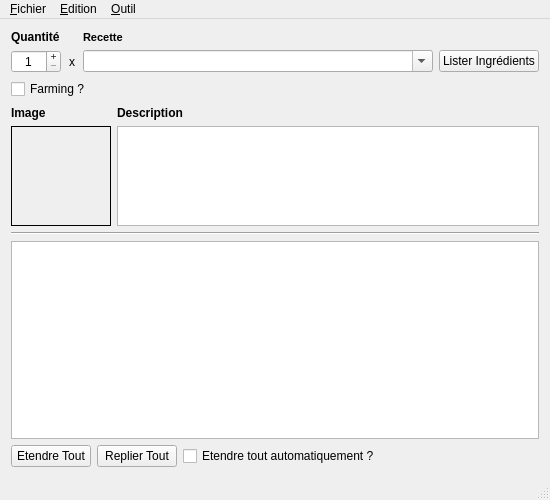
<?xml version="1.0" encoding="UTF-8"?>
<ui version="4.0">
 <class>MainWindow</class>
 <widget class="QMainWindow" name="MainWindow">
  <property name="windowModality">
   <enum>Qt::NonModal</enum>
  </property>
  <property name="geometry">
   <rect>
    <x>0</x>
    <y>0</y>
    <width>550</width>
    <height>500</height>
   </rect>
  </property>
  <property name="minimumSize">
   <size>
    <width>550</width>
    <height>500</height>
   </size>
  </property>
  <property name="windowTitle">
   <string>NMS Crafting</string>
  </property>
  <widget class="QWidget" name="centralWidget">
   <layout class="QGridLayout" name="gridLayout_2">
    <item row="0" column="0">
     <layout class="QVBoxLayout" name="verticalLayout">
      <item>
       <layout class="QGridLayout" name="gridLayout">
        <property name="bottomMargin">
         <number>0</number>
        </property>
        <item row="0" column="0">
         <widget class="QLabel" name="lQuantite">
          <property name="font">
           <font>
            <weight>75</weight>
            <italic>false</italic>
            <bold>true</bold>
           </font>
          </property>
          <property name="text">
           <string>Quantité</string>
          </property>
          <property name="buddy">
           <cstring>sbQuantite</cstring>
          </property>
         </widget>
        </item>
        <item row="1" column="1">
         <widget class="QLabel" name="lX">
          <property name="sizePolicy">
           <sizepolicy hsizetype="Minimum" vsizetype="Preferred">
            <horstretch>0</horstretch>
            <verstretch>0</verstretch>
           </sizepolicy>
          </property>
          <property name="maximumSize">
           <size>
            <width>10</width>
            <height>16777215</height>
           </size>
          </property>
          <property name="text">
           <string>x</string>
          </property>
          <property name="alignment">
           <set>Qt::AlignCenter</set>
          </property>
         </widget>
        </item>
        <item row="1" column="3">
         <widget class="QPushButton" name="pbRecherche">
          <property name="maximumSize">
           <size>
            <width>100</width>
            <height>16777215</height>
           </size>
          </property>
          <property name="text">
           <string>Lister Ingrédients</string>
          </property>
          <property name="flat">
           <bool>false</bool>
          </property>
         </widget>
        </item>
        <item row="0" column="2">
         <widget class="QLabel" name="lRecette">
          <property name="font">
           <font>
            <pointsize>8</pointsize>
            <weight>75</weight>
            <bold>true</bold>
            <kerning>true</kerning>
           </font>
          </property>
          <property name="text">
           <string>Recette</string>
          </property>
          <property name="buddy">
           <cstring>qcbListeRecettes</cstring>
          </property>
         </widget>
        </item>
        <item row="1" column="0">
         <widget class="QSpinBox" name="sbQuantite">
          <property name="maximumSize">
           <size>
            <width>50</width>
            <height>16777215</height>
           </size>
          </property>
          <property name="font">
           <font>
            <stylestrategy>PreferDefault</stylestrategy>
           </font>
          </property>
          <property name="toolTip">
           <string>Quantité à produire</string>
          </property>
          <property name="statusTip">
           <string>Quantité à produire</string>
          </property>
          <property name="alignment">
           <set>Qt::AlignCenter</set>
          </property>
          <property name="buttonSymbols">
           <enum>QAbstractSpinBox::PlusMinus</enum>
          </property>
          <property name="minimum">
           <number>1</number>
          </property>
          <property name="maximum">
           <number>1000</number>
          </property>
         </widget>
        </item>
        <item row="1" column="2">
         <widget class="QComboBox" name="qcbListeRecettes">
          <property name="minimumSize">
           <size>
            <width>300</width>
            <height>0</height>
           </size>
          </property>
          <property name="editable">
           <bool>true</bool>
          </property>
          <property name="maxVisibleItems">
           <number>20</number>
          </property>
          <property name="insertPolicy">
           <enum>QComboBox::NoInsert</enum>
          </property>
         </widget>
        </item>
       </layout>
      </item>
      <item>
       <widget class="QCheckBox" name="cbFarming">
        <property name="toolTip">
         <string>Pour afficher le nombre de plant(s) et dome(s) nécessaire</string>
        </property>
        <property name="statusTip">
         <string>Active les données de farming</string>
        </property>
        <property name="text">
         <string>Farming ?</string>
        </property>
        <property name="icon">
         <iconset resource="icones.qrc">
          <normaloff>:/farming_24.png</normaloff>:/farming_24.png</iconset>
        </property>
       </widget>
      </item>
      <item>
       <layout class="QGridLayout" name="gridLayout_3">
        <property name="topMargin">
         <number>0</number>
        </property>
        <item row="1" column="1">
         <widget class="QTextEdit" name="teRecetteDescription">
          <property name="maximumSize">
           <size>
            <width>16777215</width>
            <height>100</height>
           </size>
          </property>
          <property name="readOnly">
           <bool>true</bool>
          </property>
         </widget>
        </item>
        <item row="0" column="1">
         <widget class="QLabel" name="lDescription">
          <property name="maximumSize">
           <size>
            <width>16777215</width>
            <height>15</height>
           </size>
          </property>
          <property name="font">
           <font>
            <weight>75</weight>
            <bold>true</bold>
           </font>
          </property>
          <property name="text">
           <string>Description</string>
          </property>
          <property name="buddy">
           <cstring>teRecetteDescription</cstring>
          </property>
         </widget>
        </item>
        <item row="0" column="0">
         <widget class="QLabel" name="label">
          <property name="maximumSize">
           <size>
            <width>16777215</width>
            <height>15</height>
           </size>
          </property>
          <property name="font">
           <font>
            <weight>75</weight>
            <bold>true</bold>
           </font>
          </property>
          <property name="text">
           <string>Image</string>
          </property>
         </widget>
        </item>
        <item row="1" column="0">
         <widget class="QLabel" name="imageRecette">
          <property name="minimumSize">
           <size>
            <width>100</width>
            <height>100</height>
           </size>
          </property>
          <property name="maximumSize">
           <size>
            <width>100</width>
            <height>100</height>
           </size>
          </property>
          <property name="frameShape">
           <enum>QFrame::Box</enum>
          </property>
          <property name="text">
           <string/>
          </property>
         </widget>
        </item>
       </layout>
      </item>
      <item>
       <widget class="Line" name="line">
        <property name="orientation">
         <enum>Qt::Horizontal</enum>
        </property>
       </widget>
      </item>
      <item>
       <widget class="QTreeView" name="vue">
        <property name="alternatingRowColors">
         <bool>true</bool>
        </property>
        <property name="selectionMode">
         <enum>QAbstractItemView::NoSelection</enum>
        </property>
        <property name="animated">
         <bool>true</bool>
        </property>
        <property name="wordWrap">
         <bool>true</bool>
        </property>
        <attribute name="headerMinimumSectionSize">
         <number>50</number>
        </attribute>
        <attribute name="headerDefaultSectionSize">
         <number>180</number>
        </attribute>
       </widget>
      </item>
      <item>
       <layout class="QHBoxLayout" name="horizontalLayout">
        <property name="topMargin">
         <number>0</number>
        </property>
        <item>
         <widget class="QPushButton" name="pbExpand">
          <property name="text">
           <string>Etendre Tout</string>
          </property>
         </widget>
        </item>
        <item>
         <widget class="QPushButton" name="pbCollapse">
          <property name="text">
           <string>Replier Tout</string>
          </property>
         </widget>
        </item>
        <item>
         <widget class="QCheckBox" name="cbAutoExpand">
          <property name="toolTip">
           <string>Etend automatiquement la liste des ingrédients</string>
          </property>
          <property name="statusTip">
           <string>Activer l'étendu automatique de la liste</string>
          </property>
          <property name="text">
           <string>Etendre tout automatiquement ?</string>
          </property>
          <property name="icon">
           <iconset resource="icones.qrc">
            <normaloff>:/expand_24.png</normaloff>:/expand_24.png</iconset>
          </property>
         </widget>
        </item>
        <item>
         <spacer name="horizontalSpacer_2">
          <property name="orientation">
           <enum>Qt::Horizontal</enum>
          </property>
          <property name="sizeHint" stdset="0">
           <size>
            <width>40</width>
            <height>20</height>
           </size>
          </property>
         </spacer>
        </item>
       </layout>
      </item>
     </layout>
    </item>
   </layout>
  </widget>
  <widget class="QStatusBar" name="statusBar"/>
  <widget class="QMenuBar" name="mbMenuPrincipal">
   <property name="geometry">
    <rect>
     <x>0</x>
     <y>0</y>
     <width>550</width>
     <height>20</height>
    </rect>
   </property>
   <widget class="QMenu" name="mFichier">
    <property name="title">
     <string>&amp;Fichier</string>
    </property>
    <addaction name="aQuitter"/>
   </widget>
   <widget class="QMenu" name="mEditer">
    <property name="title">
     <string>&amp;Edition</string>
    </property>
    <addaction name="aAjouterRecette"/>
   </widget>
   <widget class="QMenu" name="menu_Outil">
    <property name="title">
     <string>&amp;Outil</string>
    </property>
    <addaction name="aPreferences"/>
    <addaction name="separator"/>
    <addaction name="aFarming"/>
    <addaction name="aAutoExpand"/>
   </widget>
   <addaction name="mFichier"/>
   <addaction name="mEditer"/>
   <addaction name="menu_Outil"/>
  </widget>
  <action name="aQuitter">
   <property name="icon">
    <iconset resource="icones.qrc">
     <normaloff>:/close_24.png</normaloff>:/close_24.png</iconset>
   </property>
   <property name="text">
    <string>&amp;Quitter</string>
   </property>
   <property name="toolTip">
    <string>Fermer l'application</string>
   </property>
   <property name="shortcut">
    <string>Ctrl+Q</string>
   </property>
  </action>
  <action name="aAjouterRecette">
   <property name="icon">
    <iconset resource="icones.qrc">
     <normaloff>:/add_24.png</normaloff>:/add_24.png</iconset>
   </property>
   <property name="text">
    <string>&amp;Ajouter recette...</string>
   </property>
  </action>
  <action name="aPreferences">
   <property name="icon">
    <iconset resource="icones.qrc">
     <normaloff>:/settings_24.png</normaloff>:/settings_24.png</iconset>
   </property>
   <property name="text">
    <string>&amp;Préférences...</string>
   </property>
  </action>
  <action name="aFarming">
   <property name="checkable">
    <bool>true</bool>
   </property>
   <property name="icon">
    <iconset resource="icones.qrc">
     <normaloff>:/farming_24.png</normaloff>:/farming_24.png</iconset>
   </property>
   <property name="text">
    <string>Farming ?</string>
   </property>
  </action>
  <action name="aAutoExpand">
   <property name="checkable">
    <bool>true</bool>
   </property>
   <property name="icon">
    <iconset resource="icones.qrc">
     <normaloff>:/expand_24.png</normaloff>:/expand_24.png</iconset>
   </property>
   <property name="text">
    <string>Etendre automatiquement ?</string>
   </property>
  </action>
 </widget>
 <layoutdefault spacing="6" margin="11"/>
 <tabstops>
  <tabstop>sbQuantite</tabstop>
  <tabstop>qcbListeRecettes</tabstop>
  <tabstop>pbRecherche</tabstop>
  <tabstop>pbExpand</tabstop>
  <tabstop>pbCollapse</tabstop>
  <tabstop>teRecetteDescription</tabstop>
  <tabstop>vue</tabstop>
 </tabstops>
 <resources>
  <include location="icones.qrc"/>
 </resources>
 <connections>
  <connection>
   <sender>pbExpand</sender>
   <signal>clicked()</signal>
   <receiver>vue</receiver>
   <slot>expandAll()</slot>
   <hints>
    <hint type="sourcelabel">
     <x>90</x>
     <y>466</y>
    </hint>
    <hint type="destinationlabel">
     <x>232</x>
     <y>438</y>
    </hint>
   </hints>
  </connection>
  <connection>
   <sender>pbCollapse</sender>
   <signal>clicked()</signal>
   <receiver>vue</receiver>
   <slot>collapseAll()</slot>
   <hints>
    <hint type="sourcelabel">
     <x>176</x>
     <y>466</y>
    </hint>
    <hint type="destinationlabel">
     <x>359</x>
     <y>438</y>
    </hint>
   </hints>
  </connection>
 </connections>
</ui>
